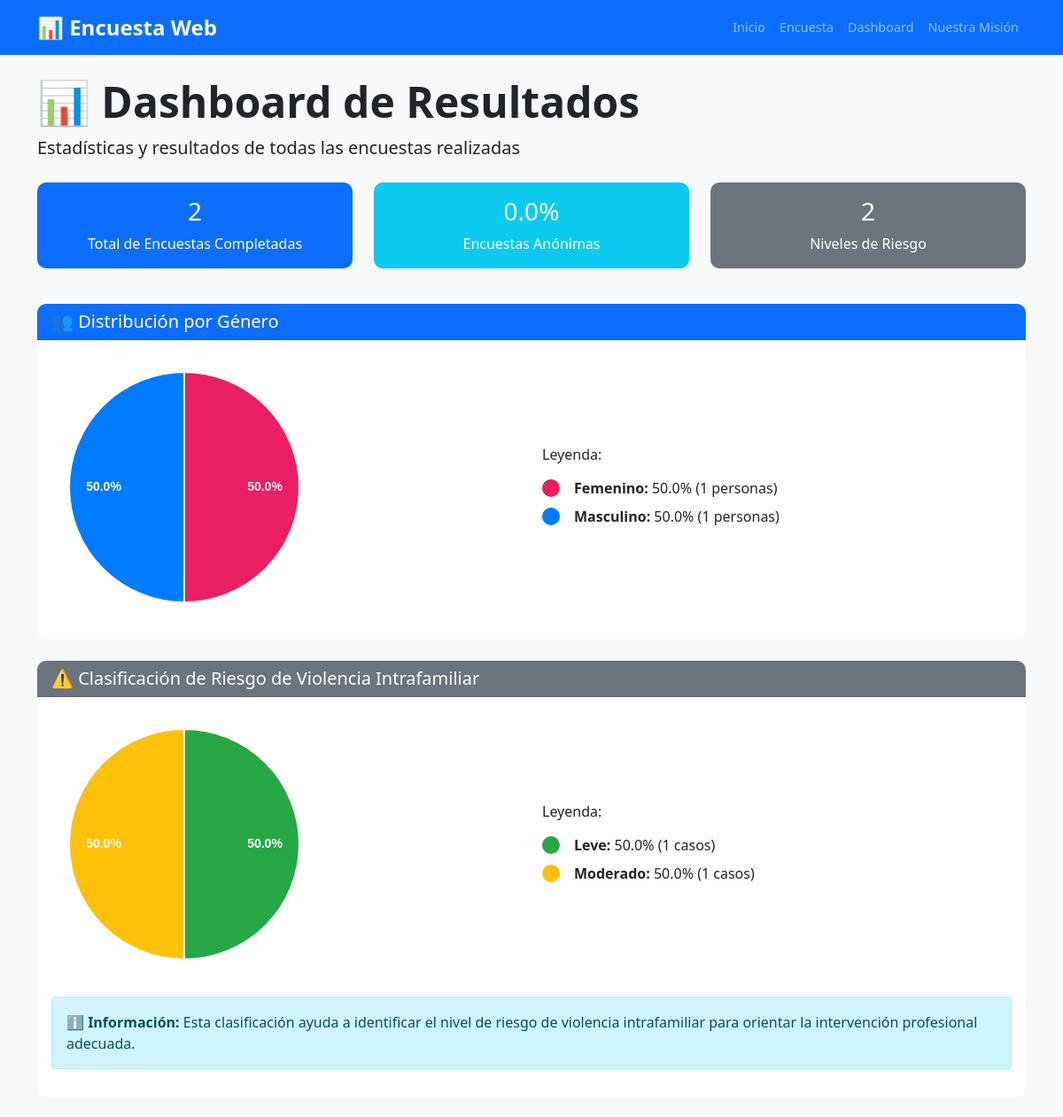
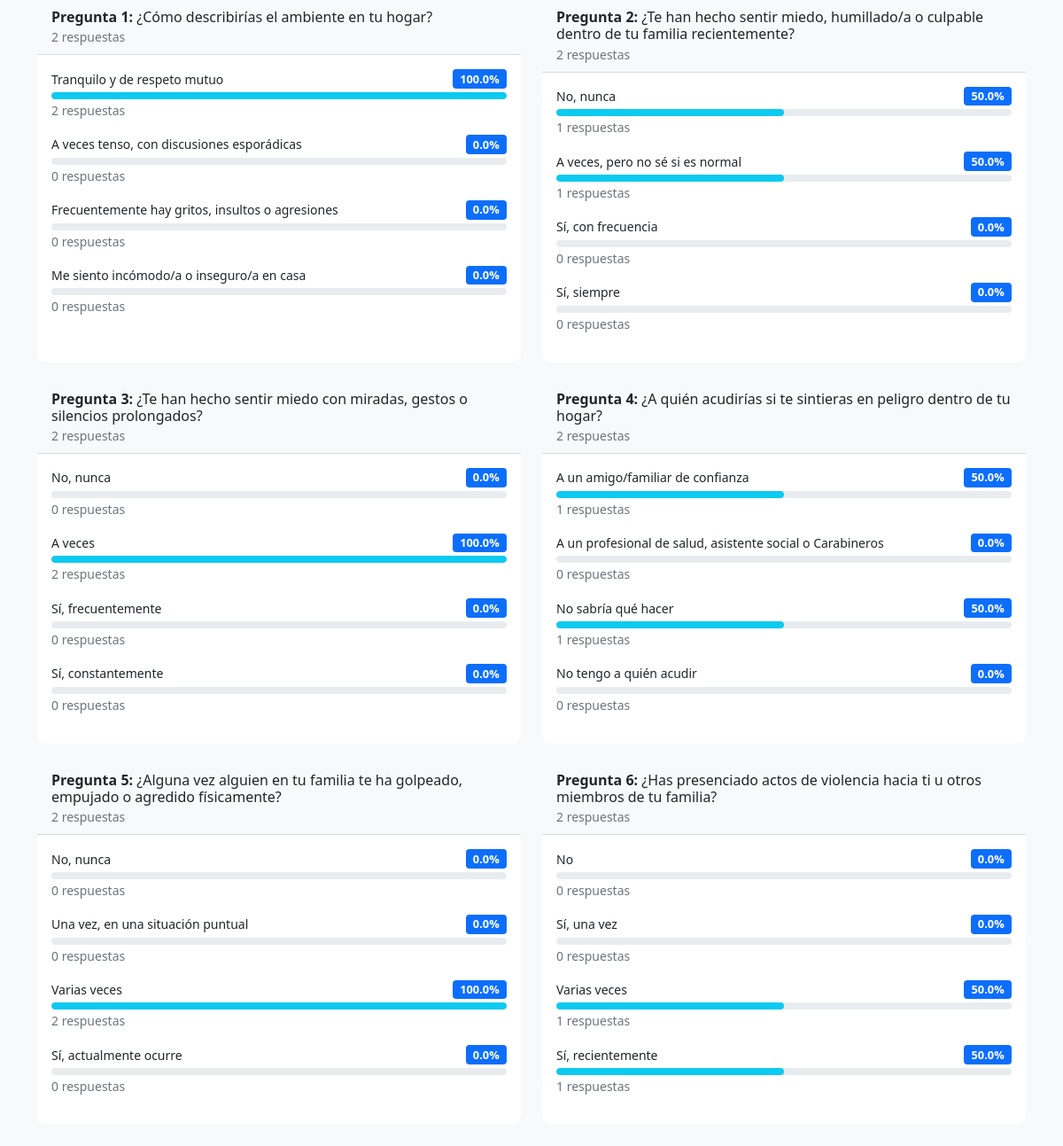
/dashboard, run on the app's committed database (2 pictures, top to bottom).
### tables this page shows
CREATE TABLE users (
                id INTEGER PRIMARY KEY AUTOINCREMENT,
                nombre TEXT NOT NULL,
                email TEXT NOT NULL,
                edad INTEGER NOT NULL,
                sexo TEXT NOT NULL,
                puntaje_total INTEGER DEFAULT 0,
                clasificacion TEXT DEFAULT 'leve',
                timestamp DATETIME DEFAULT CURRENT_TIMESTAMP
            );

CREATE TABLE questions (
                id INTEGER PRIMARY KEY AUTOINCREMENT,
                texto TEXT NOT NULL
            );

CREATE TABLE options (
                id INTEGER PRIMARY KEY AUTOINCREMENT,
                pregunta_id INTEGER,
                texto TEXT NOT NULL,
                puntaje INTEGER NOT NULL DEFAULT 0,
                FOREIGN KEY (pregunta_id) REFERENCES questions (id)
            );

### run_local.py (the view, shortened to what this page needs)
@app.route('/dashboard')
def dashboard():
    conn = get_db_connection()
    cur = conn.cursor()
    try:
        cur.execute("""
            SELECT COUNT(DISTINCT CASE WHEN user_id IS NOT NULL THEN user_id END) as named_surveys,
                   COUNT(DISTINCT CASE WHEN user_id IS NULL THEN timestamp END) as anonymous_surveys
            FROM (
                SELECT user_id, timestamp, COUNT(*) as respuestas
                FROM responses
                GROUP BY user_id, timestamp
                HAVING respuestas = 6
            )
        """)
        result = cur.fetchone()
        total_named = result['named_surveys'] if result else 0
        total_anonymous = result['anonymous_surveys'] if result else 0
        total_surveys = total_named + total_anonymous
        cur.execute("SELECT sexo, COUNT(*) as count FROM users GROUP BY sexo")
        gender_data = cur.fetchall()
        total_users = sum(row['count'] for row in gender_data)
        gender_stats = []
        for row in gender_data:
            percentage = (row['count'] / total_users * 100) if total_users > 0 else 0
            gender_stats.append({
                'sexo': row['sexo'],
                'count': row['count'],
                'percentage': round(percentage, 1)
            })
        anonymous_percentage = (total_anonymous / total_surveys * 100) if total_surveys > 0 else 0
        cur.execute("""
            SELECT
                CASE
                    WHEN puntaje_total BETWEEN 0 AND 5 THEN 'Leve'
                    WHEN puntaje_total BETWEEN 6 AND 11 THEN 'Moderado'
                    WHEN puntaje_total BETWEEN 12 AND 18 THEN 'Grave'
                    ELSE 'Sin clasificar'
                END as clasificacion,
                COUNT(*) as count
            FROM users
            GROUP BY clasificacion
        """)
        classification_data = cur.fetchall()
        total_classified = sum(row['count'] for row in classification_data)
        classification_stats = []
        for row in classification_data:
            percentage = (row['count'] / total_classified * 100) if total_classified > 0 else 0
            classification_stats.append({
                'clasificacion': row['clasificacion'],
                'count': row['count'],
                'percentage': round(percentage, 1)
            })
        cur.execute("""
            SELECT q.id, q.texto as pregunta,
                   o.id as option_id, o.texto as opcion, o.puntaje,
                   COUNT(r.id) as count
            FROM questions q
            LEFT JOIN options o ON q.id = o.pregunta_id
            LEFT JOIN responses r ON o.id = r.respuesta
            GROUP BY q.id, q.texto, o.id, o.texto, o.puntaje
            ORDER BY q.id, o.id
        """)
        question_stats = cur.fetchall()
        questions_data = {}
        for stat in question_stats:
            q_id = stat['id']
            if q_id not in questions_data:
                questions_data[q_id] = {
                    'pregunta': stat['pregunta'],
                    'opciones': [],
                    'total_responses': 0
                }
            questions_data[q_id]['opciones'].append({
                'opcion': stat['opcion'],
                'puntaje': stat['puntaje'],
                'count': stat['count']
            })
            questions_data[q_id]['total_responses'] += stat['count']
        for q_data in questions_data.values():
            total = q_data['total_responses']
            for opcion in q_data['opciones']:
                opcion['percentage'] = (opcion['count'] / total * 100) if total > 0 else 0
    finally:
        cur.close()
        conn.close()
    return render_template('dashboard.html',
                         total_surveys=total_surveys,
                         gender_stats=gender_stats,
                         anonymous_percentage=anonymous_percentage,
                         classification_stats=classification_stats,
                         questions_data=questions_data)

### run_local.py (called while the page is built)
def get_db_connection():
    conn = sqlite3.connect('survey_local.db')
    conn.row_factory = sqlite3.Row
    return conn

### templates/dashboard.html (shortened to what this page needs)
{% extends "base.html" %}
{% block content %}
<div class="mb-4">
    <h2 class="display-5">📊 Dashboard de Resultados</h2>
    <p class="lead">Estadísticas y resultados de todas las encuestas realizadas</p>
</div>
<div class="row mb-4">
    <div class="col-md-4 mb-3">
        <div class="card bg-primary text-white">
            <div class="card-body text-center">
                <h3 class="card-title">{{ total_surveys }}</h3>
                <p class="card-text">Total de Encuestas Completadas</p>
            </div>
        </div>
    </div>
    <div class="col-md-4 mb-3">
        <div class="card bg-info text-white">
            <div class="card-body text-center">
                <h3 class="card-title">{{ "%.1f"|format(anonymous_percentage) }}%</h3>
                <p class="card-text">Encuestas Anónimas</p>
            </div>
        </div>
    </div>
    <div class="col-md-4 mb-3">
        <div class="card bg-secondary text-white">
            <div class="card-body text-center">
                <h3 class="card-title">{{ classification_stats|length }}</h3>
                <p class="card-text">Niveles de Riesgo</p>
            </div>
        </div>
    </div>
</div>
{% if gender_stats %}
<div class="card mb-4">
    <div class="card-header bg-primary text-white">
        <h5 class="mb-0">👥 Distribución por Género</h5>
    </div>
    <div class="card-body">
        <div class="row">
            <div class="col-md-6">
                <canvas id="genderChart" width="300" height="300"></canvas>
            </div>
            <div class="col-md-6">
                <div class="d-flex flex-column justify-content-center h-100">
                    <h6 class="mb-3">Leyenda:</h6>
                    {% for stat in gender_stats %}
                    <div class="d-flex align-items-center mb-2">
                        <div class="me-3" style="width: 20px; height: 20px; border-radius: 50%; background-color:
                            {% if stat.sexo == 'Masculino' %}#007bff
                            {% elif stat.sexo == 'Femenino' %}#e91e63
                            {% elif stat.sexo == 'Otro' %}#6c757d
                            {% else %}#32cd32
                            {% endif %};"></div>
                        <span><strong>{{ stat.sexo }}:</strong> {{ stat.percentage }}% ({{ stat.count }} personas)</span>
                    </div>
                    {% endfor %}
                </div>
            </div>
        </div>
    </div>
</div>
{% endif %}
{% if classification_stats %}
<div class="card mb-4">
    <div class="card-header bg-secondary  text-white">
        <h5 class="mb-0">⚠️ Clasificación de Riesgo de Violencia Intrafamiliar</h5>
    </div>
    <div class="card-body">
        <div class="row">
            <div class="col-md-6">
                <canvas id="riskChart" width="300" height="300"></canvas>
            </div>
            <div class="col-md-6">
                <div class="d-flex flex-column justify-content-center h-100">
                    <h6 class="mb-3">Leyenda:</h6>
                    {% for stat in classification_stats %}
                    <div class="d-flex align-items-center mb-2">
                        <div class="me-3" style="width: 20px; height: 20px; border-radius: 50%; background-color:
                            {% if stat.clasificacion == 'Leve' %}#28a745
                            {% elif stat.clasificacion == 'Moderado' %}#ffc107
                            {% elif stat.clasificacion == 'Grave' %}#dc3545
                            {% endif %};"></div>
                        <span><strong>{{ stat.clasificacion }}:</strong> {{ stat.percentage }}% ({{ stat.count }} casos)</span>
                    </div>
                    {% endfor %}
                </div>
            </div>
        </div>
        <div class="alert alert-info mt-3">
            <strong>ℹ️ Información:</strong> Esta clasificación ayuda a identificar el nivel de riesgo de violencia intrafamiliar para orientar la intervención profesional adecuada.
        </div>
    </div>
</div>
{% endif %}
<div class="row">
    {% for q_id, q_data in questions_data.items() %}
    <div class="col-md-6 mb-4">
        <div class="card h-100">
            <div class="card-header bg-light">
                <h6 class="mb-0"><strong>Pregunta {{ q_id }}:</strong> {{ q_data.pregunta }}</h6>
                <small class="text-muted">{{ q_data.total_responses }} respuestas</small>
            </div>
            <div class="card-body">
                {% for opcion in q_data.opciones %}
                <div class="mb-3">
                    <div class="d-flex justify-content-between align-items-center mb-1">
                        <span class="small">{{ opcion.opcion }}</span>
                        <span class="badge bg-primary">{{ "%.1f"|format(opcion.percentage) }}%</span>
                    </div>
                    <div class="progress" style="height: 8px;">
                        <div class="progress-bar bg-info"
                             role="progressbar"
                             style="width: {{ opcion.percentage }}%"
                             aria-valuenow="{{ opcion.percentage }}"
                             aria-valuemin="0" aria-valuemax="100">
                        </div>
                    </div>
                    <small class="text-muted">{{ opcion.count }} respuestas</small>
                </div>
                {% endfor %}
            </div>
        </div>
    </div>
    {% endfor %}
</div>
<script>
// Datos para gráfico de género
const genderData = [
    {% for stat in gender_stats %}
    {
        label: '{{ stat.sexo }}',
        value: {{ stat.percentage }},
        color: {% if stat.sexo == 'Masculino' %}'#007bff'
               {% elif stat.sexo == 'Femenino' %}'#e91e63'
               {% elif stat.sexo == 'Otro' %}'#6c757d'
               {% else %}'#32cd32'
               {% endif %}
    }{% if not loop.last %},{% endif %}
    {% endfor %}
];
// Datos para gráfico de riesgo
const riskData = [
    {% for stat in classification_stats %}
    {
        label: '{{ stat.clasificacion }}',
        value: {{ stat.percentage }},
        color: {% if stat.clasificacion == 'Leve' %}'#28a745'
               {% elif stat.clasificacion == 'Moderado' %}'#ffc107'
               {% elif stat.clasificacion == 'Grave' %}'#dc3545'
               {% endif %}
    }{% if not loop.last %},{% endif %}
    {% endfor %}
];
// Función para crear gráfico circular
function createPieChart(canvasId, data, title) {
    const canvas = document.getElementById(canvasId);
    if (!canvas) return;
    const ctx = canvas.getContext('2d');
    const centerX = canvas.width / 2;
    const centerY = canvas.height / 2;
    const radius = Math.min(centerX, centerY) - 20;
    let currentAngle = -Math.PI / 2; // Empezar desde arriba
    data.forEach(item => {
        const sliceAngle = (item.value / 100) * 2 * Math.PI;
        // Dibujar sector
        ctx.beginPath();
        ctx.moveTo(centerX, centerY);
        ctx.arc(centerX, centerY, radius, currentAngle, currentAngle + sliceAngle);
        ctx.closePath();
        ctx.fillStyle = item.color;
        ctx.fill();
        // Dibujar borde
        ctx.strokeStyle = '#fff';
        ctx.lineWidth = 2;
        ctx.stroke();
        // Dibujar porcentaje en el centro del sector
        if (item.value > 5) { // Solo mostrar si el sector es lo suficientemente grande
            const textAngle = currentAngle + sliceAngle / 2;
            const textX = centerX + Math.cos(textAngle) * (radius * 0.7);
            const textY = centerY + Math.sin(textAngle) * (radius * 0.7);
            ctx.fillStyle = '#fff';
            ctx.font = 'bold 14px Arial';
            ctx.textAlign = 'center';
            ctx.textBaseline = 'middle';
            ctx.fillText(item.value.toFixed(1) + '%', textX, textY);
        }
        currentAngle += sliceAngle;
    });
}
// Crear gráficos cuando la página cargue
document.addEventListener('DOMContentLoaded', function() {
    createPieChart('genderChart', genderData, 'Distribución por Género');
    createPieChart('riskChart', riskData, 'Clasificación de Riesgo');
});
</script>
{% endblock %}

### static/style.css (style rules this page uses)
body { background-color: #f8f9fa; font-family: "Segoe UI", Tahoma, Geneva, Verdana, sans-serif; }
.card { border: none; border-radius: 10px; }
.card-header { border-radius: 10px 10px 0 0 !important; }
.progress { border-radius: 10px; }
.progress-bar { border-radius: 10px; }
.display-4, .display-5 { font-weight: 700; }
.badge { font-size: 0.8em; }

### data on the page
users: sexo "Femenino", percentage "50.0", count "1", clasificacion "Leve"
users: sexo "Masculino", percentage "50.0", count "1", clasificacion "Moderado"
questions: pregunta "¿Cómo describirías el ambiente en tu hogar?"
options: opcion "Tranquilo y de respeto mutuo", percentage "100.0", count "2"
options: opcion "A veces tenso, con discusiones esporádicas", percentage "0.0", count "0"
options: opcion "Frecuentemente hay gritos, insultos o agresiones", percentage "0.0", count "0"
options: opcion "Me siento incómodo/a o inseguro/a en casa", percentage "0.0", count "0"
questions: pregunta "¿Te han hecho sentir miedo, humillado/a o culpable dentro de tu familia recientemente?"
options: opcion "No, nunca", percentage "50.0", count "1"
options: opcion "A veces, pero no sé si es normal", percentage "50.0", count "1"
options: opcion "Sí, con frecuencia", percentage "0.0", count "0"
options: opcion "Sí, siempre", percentage "0.0", count "0"
questions: pregunta "¿Te han hecho sentir miedo con miradas, gestos o silencios prolongados?"
options: opcion "No, nunca", percentage "0.0", count "0"
options: opcion "A veces", percentage "100.0", count "2"
options: opcion "Sí, frecuentemente", percentage "0.0", count "0"
options: opcion "Sí, constantemente", percentage "0.0", count "0"
questions: pregunta "¿A quién acudirías si te sintieras en peligro dentro de tu hogar?"
options: opcion "A un amigo/familiar de confianza", percentage "50.0", count "1"
options: opcion "A un profesional de salud, asistente social o Carabineros", percentage "0.0", count "0"
options: opcion "No sabría qué hacer", percentage "50.0", count "1"
options: opcion "No tengo a quién acudir", percentage "0.0", count "0"
questions: pregunta "¿Alguna vez alguien en tu familia te ha golpeado, empujado o agredido físicamente?"
options: opcion "No, nunca", percentage "0.0", count "0"
options: opcion "Una vez, en una situación puntual", percentage "0.0", count "0"
options: opcion "Varias veces", percentage "100.0", count "2"
options: opcion "Sí, actualmente ocurre", percentage "0.0", count "0"
questions: pregunta "¿Has presenciado actos de violencia hacia ti u otros miembros de tu familia?"
options: opcion "No", percentage "0.0", count "0"
options: opcion "Sí, una vez", percentage "0.0", count "0"
options: opcion "Varias veces", percentage "50.0", count "1"
options: opcion "Sí, recientemente", percentage "50.0", count "1"

### other printed values
{{ total_surveys }} "2"
{{ "%.1f"|format(anonymous_percentage) }} "0.0"
{{ classification_stats|length }} "2"
{{ q_id }} "1" "2" "3" "4" "5" "6"
{{ q_data.total_responses }} "2" "2" "2" "2" "2" "2"
chart data {{ stat.percentage }} 50.0, 50.0
